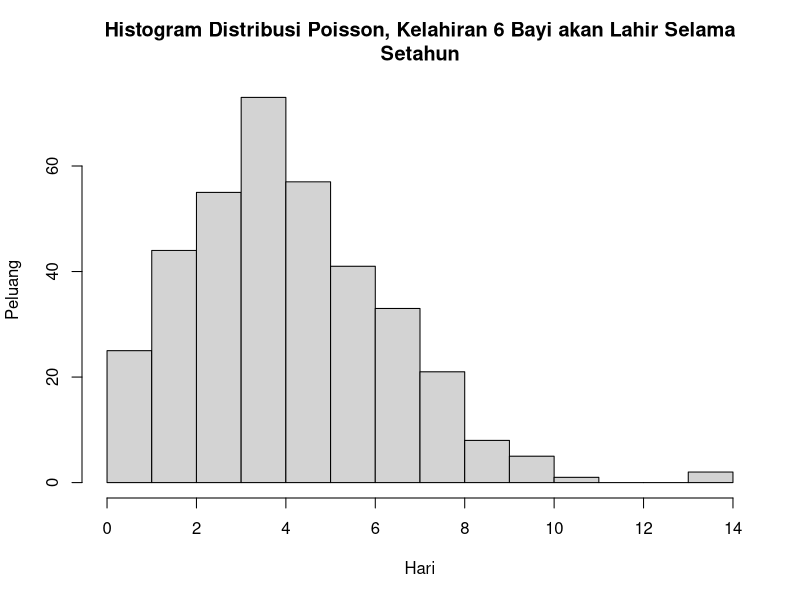

Recreate this plot in R.
# 3
rata2 <- 4.5

# a
x <- 6
dpois(x, rata2)

# b
n <- 365
kelahiran <- rpois(n, rata2)
hist(kelahiran, xlab = "Hari", ylab = "Peluang", main = 'Histogram Distribusi Poisson, Kelahiran 6 Bayi akan Lahir Selama
Setahun')

# c
# Pada soal a didapatkan hasil tetap dan pada soal b didapatkan perhitungan selama 365 hari yang memiliki hasil beragam dan saling mendekati.

# d
lambda <- rata2
rataan <- lambda
varian <- lambda
rataan
varian
